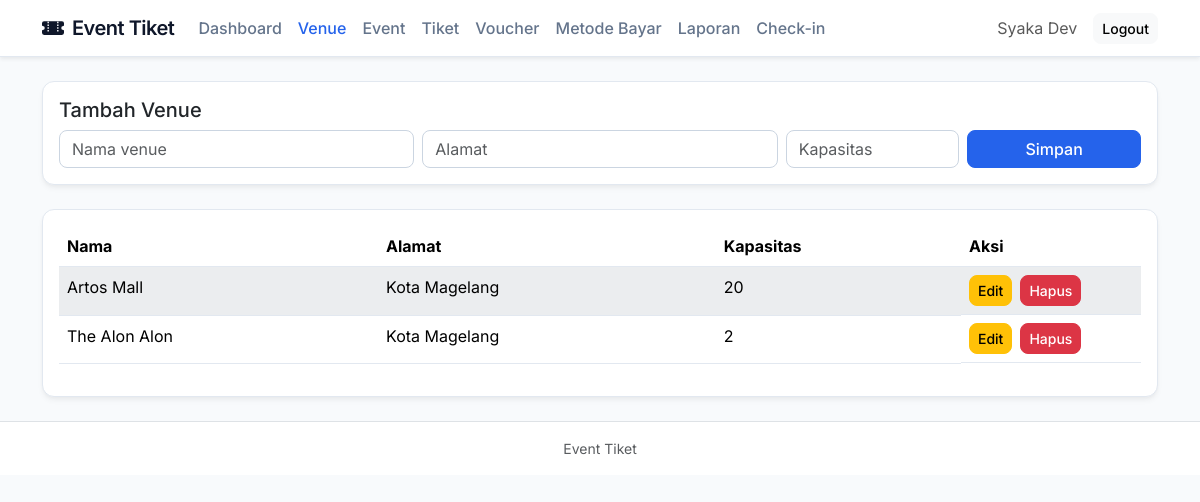
Page /index.php?page=venue (signed in) on the earlier database version.
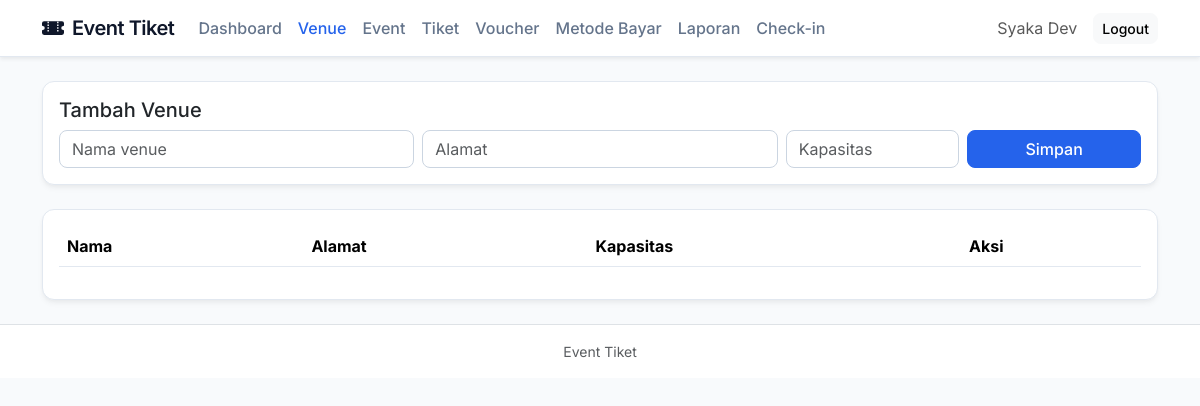
Same page on the later database version.
### tables this page shows
CREATE TABLE `venue` (
  `id_venue` int NOT NULL,
  `nama_venue` varchar(100) NOT NULL,
  `alamat` text NOT NULL,
  `kapasitas` int NOT NULL
);

### proses/bootstrap.php (called while the page is built, shortened)
<?php
function e(string $value): string
{
    return htmlspecialchars($value, ENT_QUOTES, 'UTF-8');
}

### views/admin/venue.php (the view, shortened to what this page needs)
<?php
$edit = null;
$rows = $pdo->query('SELECT * FROM venue ORDER BY id_venue DESC')->fetchAll();
?>
<div class="card card-modern mb-4">
    <div class="card-body">
        <h5><?= $edit ? 'Edit Venue' : 'Tambah Venue' ?></h5>
        <form method="post" action="index.php?action=save_venue&page=venue" class="row g-2">
            <div class="col-md-4"><input class="form-control" name="nama_venue" placeholder="Nama venue" required value="<?= e($edit['nama_venue'] ?? '') ?>"></div>
            <div class="col-md-4"><input class="form-control" name="alamat" placeholder="Alamat" value="<?= e($edit['alamat'] ?? '') ?>"></div>
            <div class="col-md-2"><input class="form-control" type="number" min="0" name="kapasitas" placeholder="Kapasitas" value="<?= e((string)($edit['kapasitas'] ?? '')) ?>"></div>
            <div class="col-md-2"><button class="btn btn-primary w-100">Simpan</button></div>
        </form>
    </div>
</div>
<div class="card card-modern">
    <div class="card-body">
        <div class="table-responsive"><table id="table-venue" class="table table-striped">
            <thead><tr><th>Nama</th><th>Alamat</th><th>Kapasitas</th><th width="180">Aksi</th></tr></thead>
            <tbody>
            <?php foreach ($rows as $r): ?>
                <tr>
                    <td><?= e($r['nama_venue']) ?></td><td><?= e($r['alamat'] ?? '-') ?></td><td><?= e((string)$r['kapasitas']) ?></td>
                    <td class="d-flex gap-2">
                        <a class="btn btn-sm btn-warning" href="index.php?page=venue&edit=<?= (int)$r['id_venue'] ?>">Edit</a>
                        <form method="post"
                              action="index.php?action=delete_venue&page=venue"
                              data-confirm-title="Hapus Venue"
                              data-confirm-message="Yakin ingin menghapus venue ini?"
                              data-confirm-ok-text="Ya, Hapus"
                              data-confirm-ok-class="btn btn-danger">
                                <button class="btn btn-sm btn-danger">Hapus</button>
                        </form>
                    </td>
                </tr>
            <?php endforeach; ?>
            </tbody>
        </table></div>
    </div>
</div>
<link rel="stylesheet" href="https://cdn.datatables.net/2.0.5/css/dataTables.bootstrap5.css">

Differences in the rows shown:
removed venue: nama_venue "Artos Mall", alamat "Kota Magelang", kapasitas "20"
removed venue: nama_venue "The Alon Alon", alamat "Kota Magelang", kapasitas "2"
